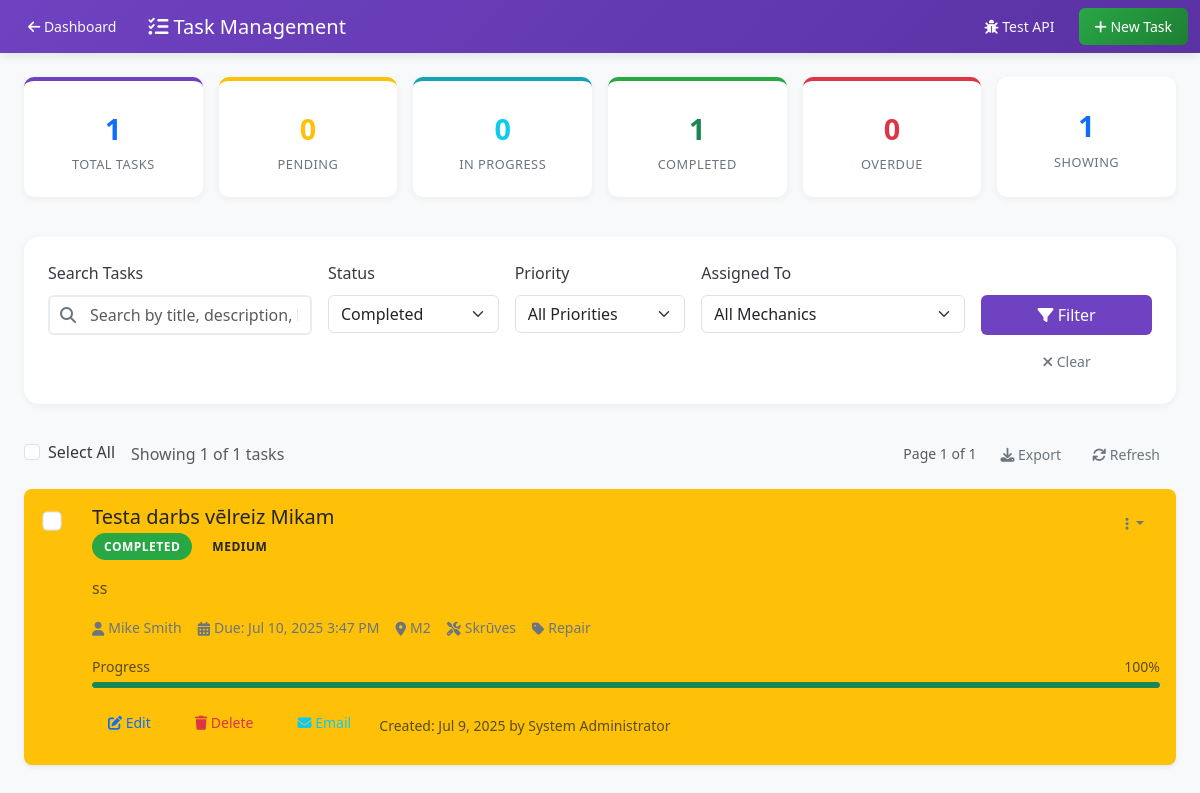
Page /manager/tasks.php?status=completed (signed in) on the committed database.
### tables this page shows
CREATE TABLE `tasks` (
  `id` int(11) NOT NULL AUTO_INCREMENT,
  `title` varchar(200) NOT NULL,
  `description` text DEFAULT NULL,
  `priority` enum('low','medium','high','urgent') NOT NULL DEFAULT 'medium',
  `status` enum('pending','in_progress','completed','cancelled','on_hold') NOT NULL DEFAULT 'pending',
  `assigned_to` int(11) NOT NULL,
  `assigned_by` int(11) NOT NULL,
  `category` varchar(100) DEFAULT NULL,
  `location` varchar(200) DEFAULT NULL,
  `equipment` varchar(200) DEFAULT NULL,
  `estimated_hours` decimal(5,2) DEFAULT NULL,
  `actual_hours` decimal(5,2) DEFAULT NULL,
  `start_date` timestamp NULL DEFAULT NULL,
  `due_date` timestamp NULL DEFAULT NULL,
  `completed_date` timestamp NULL DEFAULT NULL,
  `progress_percentage` int(3) NOT NULL DEFAULT 0,
  `notes` text DEFAULT NULL,
  `created_at` timestamp NOT NULL DEFAULT current_timestamp(),
  `updated_at` timestamp NOT NULL DEFAULT current_timestamp() ON UPDATE current_timestamp(),
  `attachments` longtext DEFAULT NULL CHECK (json_valid(`attachments`)),
  `tags` varchar(500) DEFAULT NULL,
  PRIMARY KEY (`id`),
  KEY `idx_assigned_to` (`assigned_to`),
  KEY `idx_assigned_by` (`assigned_by`),
  KEY `idx_status` (`status`),
  KEY `idx_priority` (`priority`),
  KEY `idx_due_date` (`due_date`),
  KEY `idx_tasks_status_priority` (`status`,`priority`),
  KEY `idx_tasks_assigned_status` (`assigned_to`,`status`),
  CONSTRAINT `fk_task_assigned_by` FOREIGN KEY (`assigned_by`) REFERENCES `users` (`id`) ON DELETE CASCADE,
  CONSTRAINT `fk_task_assigned_to` FOREIGN KEY (`assigned_to`) REFERENCES `users` (`id`) ON DELETE CASCADE
);

CREATE TABLE `users` (
  `id` int(11) NOT NULL AUTO_INCREMENT,
  `username` varchar(50) NOT NULL,
  `email` varchar(100) NOT NULL,
  `password` varchar(255) NOT NULL,
  `first_name` varchar(50) NOT NULL,
  `last_name` varchar(50) NOT NULL,
  `role` enum('admin','manager','mechanic','operator') NOT NULL DEFAULT 'mechanic',
  `phone` varchar(20) DEFAULT NULL,
  `department` varchar(100) DEFAULT NULL,
  `is_active` tinyint(1) NOT NULL DEFAULT 1,
  `last_login` timestamp NULL DEFAULT NULL,
  `created_at` timestamp NOT NULL DEFAULT current_timestamp(),
  `updated_at` timestamp NOT NULL DEFAULT current_timestamp() ON UPDATE current_timestamp(),
  `profile_image` varchar(255) DEFAULT NULL,
  `preferences` longtext DEFAULT NULL CHECK (json_valid(`preferences`)),
  PRIMARY KEY (`id`),
  UNIQUE KEY `username` (`username`),
  UNIQUE KEY `email` (`email`),
  KEY `idx_role` (`role`),
  KEY `idx_email` (`email`),
  KEY `idx_active` (`is_active`)
);

### manager/tasks.php (the view, shortened to what the rows shown need)
<?php
require_once '../config/config.php';
$db = Database::getInstance();
$is_mobile = isMobile();
$status_filter = isset($_GET['status']) ? sanitizeInput($_GET['status']) : 'all';
$where_conditions = ["1 = 1"];
$params = [];
if ($status_filter !== 'all') {
    $where_conditions[] = "t.status = ?";
    $params[] = $status_filter;
}
$where_clause = implode(' AND ', $where_conditions);
$page = isset($_GET['page']) ? (int)$_GET['page'] : 1;
$per_page = $is_mobile ? 8 : 15;
$offset = ($page - 1) * $per_page;
$tasks = $db->fetchAll(
    "SELECT t.*,
            ua.first_name as assigned_to_name, ua.last_name as assigned_to_lastname, ua.email as assigned_to_email,
            ub.first_name as assigned_by_name, ub.last_name as assigned_by_lastname
     FROM tasks t
     LEFT JOIN users ua ON t.assigned_to = ua.id
     LEFT JOIN users ub ON t.assigned_by = ub.id
     WHERE {$where_clause}
     ORDER BY
        CASE
            WHEN t.status = 'in_progress' THEN 1
            WHEN t.priority = 'urgent' THEN 2
            WHEN t.priority = 'high' THEN 3
            ELSE 4
        END,
        t.due_date ASC,
        t.created_at DESC
     LIMIT {$per_page} OFFSET {$offset}",
    $params
);
?>
<!DOCTYPE html>
<html lang="en">
<head>
    <link href="https://cdnjs.cloudflare.com/ajax/libs/bootstrap/5.3.0/css/bootstrap.min.css" rel="stylesheet">
    <link href="https://cdnjs.cloudflare.com/ajax/libs/font-awesome/6.4.0/css/all.min.css" rel="stylesheet">
    <link href="../css/style.css" rel="stylesheet">
</head>
<body>
    <div class="container-fluid p-4">
        <div class="row">
            <div class="col-12">
                <?php if (empty($tasks)): ?>
                <div class="card">
                    <div class="card-body">
                        <div class="text-center py-5">
                            <i class="fas fa-tasks fa-4x text-muted mb-3"></i>
                            <h5>No Tasks Found</h5>
                            <p class="text-muted">No tasks match your current filters.<br>Try adjusting the filters above or create a new task.</p>
                            <button class="btn btn-manager" onclick="showCreateTaskModal()">
                                <i class="fas fa-plus"></i> Create New Task
                            </button>
                        </div>
                    </div>
                </div>
                <?php else: ?>
                <?php foreach ($tasks as $task): ?>
                <div class="card task-card priority-<?php echo $task['priority']; ?>" data-task-id="<?php echo $task['id']; ?>">
                    <div class="card-body">
                        <div class="row">
                            <div class="col-auto">
                                <div class="form-check mt-1">
                                    <input class="form-check-input task-checkbox" type="checkbox"
                                           value="<?php echo $task['id']; ?>" onchange="updateSelectedCount()">
                                </div>
                            </div>
                            <div class="col">
                                <div class="d-flex justify-content-between align-items-start mb-2">
                                    <div>
                                        <h5 class="card-title mb-1">
                                            <?php echo htmlspecialchars($task['title']); ?>
                                        </h5>
                                        <div class="d-flex align-items-center gap-2 mb-2">
                                            <span class="status-badge status-<?php echo $task['status']; ?>">
                                                <?php echo ucfirst(str_replace('_', ' ', $task['status'])); ?>
                                            </span>
                                            <span class="priority-badge priority-<?php echo $task['priority']; ?>">
                                                <?php echo ucfirst($task['priority']); ?>
                                            </span>
                                        </div>
                                    </div>
                                    <div class="dropdown">
                                        <button class="btn btn-sm btn-outline-secondary dropdown-toggle" type="button" data-bs-toggle="dropdown">
                                            <i class="fas fa-ellipsis-v"></i>
                                        </button>
                                    </div>
                                </div>
                                <?php if ($task['description']): ?>
                                <p class="card-text text-muted mb-3">
                                    <?php echo htmlspecialchars($task['description']); ?>
                                </p>
                                <?php endif; ?>
                                <div class="task-meta">
                                    <div class="task-meta-item">
                                        <i class="fas fa-user"></i>
                                        <span>
                                            <?php echo htmlspecialchars(($task['assigned_to_name'] ?? 'Unassigned') . ' ' . ($task['assigned_to_lastname'] ?? '')); ?>
                                        </span>
                                    </div>
                                    <?php if ($task['due_date']): ?>
                                    <div class="task-meta-item">
                                        <i class="fas fa-calendar-alt"></i>
                                        <span>Due: <?php echo date('M j, Y g:i A', strtotime($task['due_date'])); ?></span>
                                    </div>
                                    <?php endif; ?>
                                    <?php if ($task['location']): ?>
                                    <div class="task-meta-item">
                                        <i class="fas fa-map-marker-alt"></i>
                                        <span><?php echo htmlspecialchars($task['location']); ?></span>
                                    </div>
                                    <?php endif; ?>
                                    <?php if ($task['equipment']): ?>
                                    <div class="task-meta-item">
                                        <i class="fas fa-tools"></i>
                                        <span><?php echo htmlspecialchars($task['equipment']); ?></span>
                                    </div>
                                    <?php endif; ?>
                                    <?php if ($task['category']): ?>
                                    <div class="task-meta-item">
                                        <i class="fas fa-tag"></i>
                                        <span><?php echo htmlspecialchars($task['category']); ?></span>
                                    </div>
                                    <?php endif; ?>
                                </div>
                                <?php if ($task['progress_percentage'] > 0): ?>
                                <div class="mb-3">
                                    <div class="d-flex justify-content-between align-items-center mb-1">
                                        <small class="text-muted">Progress</small>
                                        <small class="text-muted"><?php echo $task['progress_percentage']; ?>%</small>
                                    </div>
                                    <div class="progress" style="height: 6px;">
                                        <div class="progress-bar bg-success" role="progressbar"
                                             style="width: <?php echo $task['progress_percentage']; ?>%"></div>
                                    </div>
                                </div>
                                <?php endif; ?>
                                <div class="task-actions">
                                    <button class="btn btn-outline-primary btn-sm" onclick="editTask(<?php echo $task['id']; ?>)">
                                        <i class="fas fa-edit"></i> Edit
                                    </button>
                                    <button class="btn btn-outline-danger btn-sm" onclick="deleteTask(<?php echo $task['id']; ?>)">
                                        <i class="fas fa-trash"></i> Delete
                                    </button>
                                    <?php if ($task['assigned_to_email']): ?>
                                    <a href="mailto:<?php echo htmlspecialchars($task['assigned_to_email']); ?>?subject=Task: <?php echo urlencode($task['title']); ?>"
                                       class="btn btn-outline-info btn-sm">
                                        <i class="fas fa-envelope"></i> Email
                                    </a>
                                    <?php endif; ?>
                                    <small class="text-muted">
                                        Created: <?php echo date('M j, Y', strtotime($task['created_at'])); ?>
                                        <?php if ($task['assigned_by_name']): ?>
                                        by <?php echo htmlspecialchars($task['assigned_by_name'] . ' ' . $task['assigned_by_lastname']); ?>
                                        <?php endif; ?>
                                    </small>
                                </div>
                            </div>
                        </div>
                    </div>
                </div>
                <?php endforeach; ?>
                <?php endif; ?>
            </div>
        </div>
    </div>
</body>
</html>

### rows in the picture
tasks: title "Testa darbs vēlreiz Mikam", status "COMPLETED", priority "MEDIUM", description "ss", assigned_to.last_name "Mike Smith", due_date "Jul 10, 2025 3:47 PM", location "M2", equipment "Skrūves", category "Repair", progress_percentage "100", created_at "Jul 9, 2025", assigned_by.last_name "System Administrator"

### other values in the picture
$task_stats['total'] "1"
$task_stats['pending'] "0"
$task_stats['in_progress'] "0"
$task_stats['completed'] "1"
$task_stats['overdue'] "0"
count($tasks) "1"
$total_tasks "1"
$page "1"
$total_pages "1"
